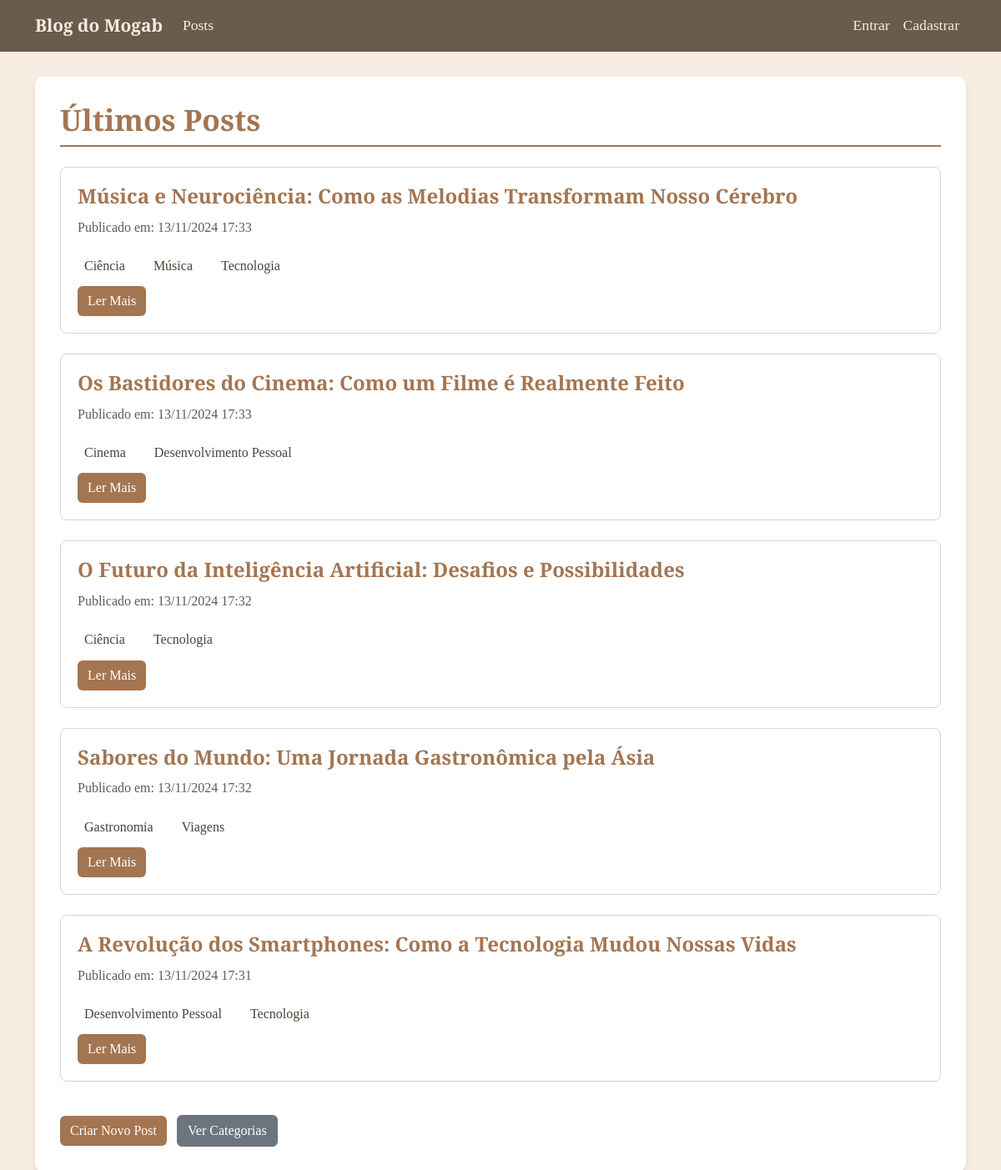
The page / on the database its author committed.
### blog/models.py (models this page shows, shortened)
class Post(models.Model):
    titulo = models.CharField(max_length=200)
    conteudo = models.TextField()
    data_postagem = models.DateTimeField(auto_now_add=True)
    categorias = models.ManyToManyField(
        Category,
        related_name='posts',
        blank=True
    )
    class Meta:
        ordering = ['-data_postagem']

class Category(models.Model):
    nome = models.CharField(max_length=100, unique=True)
    descricao = models.TextField(blank=True)
    class Meta:
        verbose_name = 'Categoria'
        verbose_name_plural = 'Categorias'
        ordering = ['nome']

### blog/views.py (the view)
# urls.py: path('', ListaPostsView.as_view(), name='lista_posts'),
class ListaPostsView(ListView):
    model = Post
    template_name = 'blog/lista_posts.html'
    context_object_name = 'posts'
    ordering = ['-data_postagem']

### templates/blog/lista_posts.html (shortened to what this page needs)
{% extends 'base/base.html' %}
{% block conteudo %}
    {% if categoria %}
    <h1 class="blog-title mb-4">Posts na Categoria: {{ categoria.nome }}</h1>
    {% else %}
    <h1 class="blog-title mb-4">Últimos Posts</h1>
    {% endif %}
    <div class="row">
        {% for post in posts %}
            <div class="col-md-12">
                <div class="blog-post-card mb-4">
                    <h2 class="h4">
                        <strong style="color: #A47551;">{{ post.titulo }}</strong>
                    </h2>
                    <p class="text-muted">
                        Publicado em: {{ post.data_postagem|date:"d/m/Y H:i" }}
                    </p>
                    {% if post.categorias.all %}
                    <div class="categorias mb-2">
                        {% for categoria in post.categorias.all %}
                        <a href="{% url 'detalhe_categoria' categoria.pk %}" class="badge-vintage-count me-2">
                            {{ categoria.nome }}
                        </a>
                        {% endfor %}
                    </div>
                    {% endif %}
                    <a href="{% url 'detalhe_post' post.pk %}" class="btn btn-vintage">
                        Ler Mais
                    </a>
                </div>
            </div>
        {% empty %}
            <p>Nenhum post encontrado.</p>
        {% endfor %}
    </div>
    <div class="actions mt-3">
        <a href="{% url 'criar_post' %}" class="btn btn-vintage me-2">
            Criar Novo Post
        </a>
        <a href="{% url 'lista_categorias' %}" class="btn btn-secondary">
            Ver Categorias
        </a>
    </div>
{% endblock %}

### static/css/vintage.css (style rules this page uses)
body { font-family: 'Merriweather', serif; background-color: #F7EDE2; color: #4A4238; line-height: 1.7; font-size: 16px; }
.blog-post-card { background-color: #FFFFFF; border: 1px solid #E2D1C3; border-radius: 8px; margin-bottom: 20px; padding: 20px; transition: all 0.3s ease; }
.blog-title { color: #A47551; font-weight: 700; border-bottom: 2px solid #A47551; padding-bottom: 10px; font-size: 2.2rem; }
.btn-vintage { background-color: #A47551; color: #FFFFFF; border: none; transition: all 0.3s ease; }
.categorias { display: flex; align-items: center; gap: 10px; }
.categorias a { color: #4A4238; text-decoration: none; padding: 3px 8px; border-radius: 4px; transition: all 0.3s ease; }

### rows shown on the page
Post: titulo "Música e Neurociência: Como as Melodias Transformam Nosso Cérebro", data_postagem "13/11/2024 17:33"
Category: nome "Ciência"
Category: nome "Música"
Category: nome "Tecnologia"
Post: titulo "Os Bastidores do Cinema: Como um Filme é Realmente Feito", data_postagem "13/11/2024 17:33"
Category: nome "Cinema"
Category: nome "Desenvolvimento Pessoal"
Post: titulo "O Futuro da Inteligência Artificial: Desafios e Possibilidades", data_postagem "13/11/2024 17:32"
Post: titulo "Sabores do Mundo: Uma Jornada Gastronômica pela Ásia", data_postagem "13/11/2024 17:32"
Category: nome "Gastronomia"
Category: nome "Viagens"
Post: titulo "A Revolução dos Smartphones: Como a Tecnologia Mudou Nossas Vidas", data_postagem "13/11/2024 17:31"
